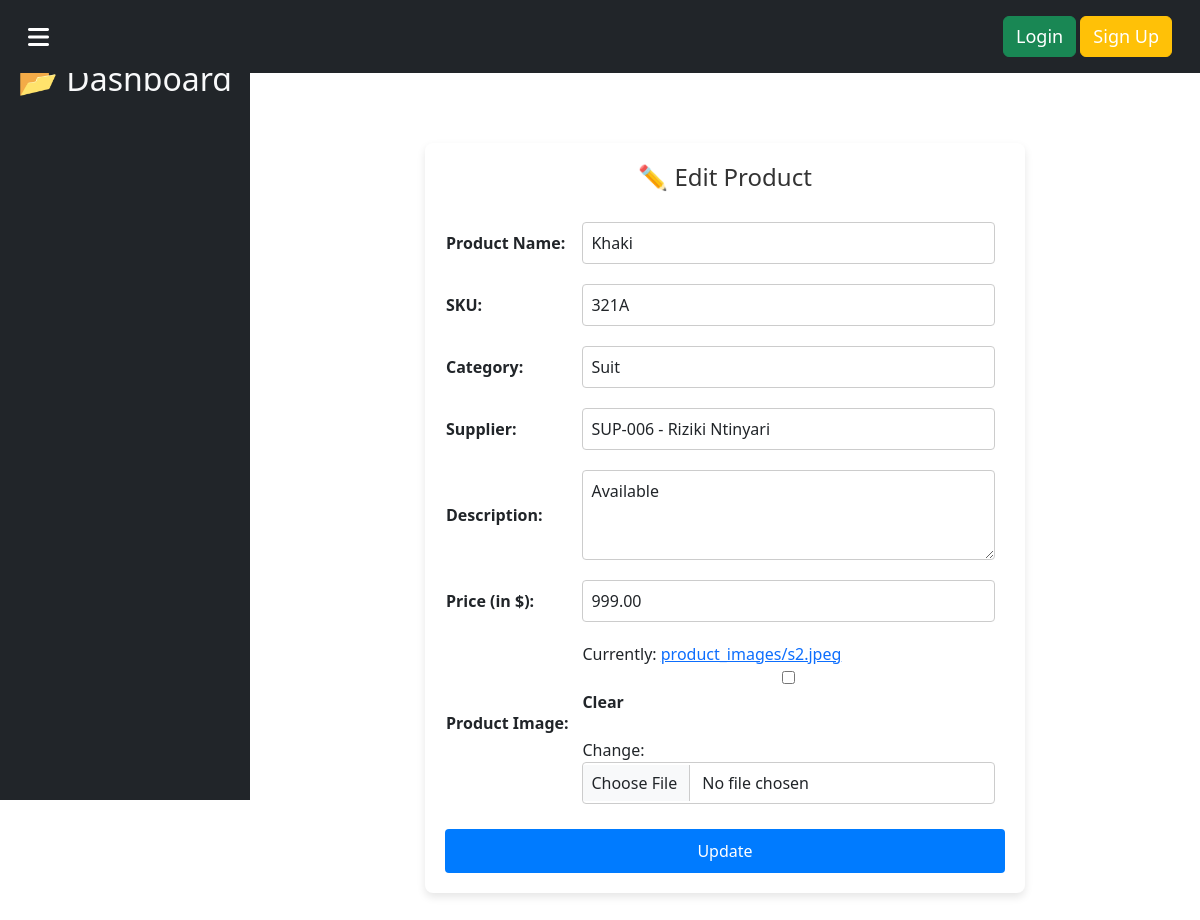
Screenshot of /inventory/products/edit/14/ with the database file from the repository.
### inventory/models.py (models this page shows, shortened)
class Product(models.Model):
    name = models.CharField(max_length=100)
    sku = models.CharField(max_length=50, unique=True)
    category = models.ForeignKey(Category, on_delete=models.PROTECT, related_name="products")
    supplier = models.ForeignKey(Supplier, on_delete=models.SET_NULL, null=True, blank=True, related_name="supplied_products")
    description = models.TextField(null=True, blank=True)
    quantity = models.PositiveIntegerField(default=0)  # ✅ Add quantity field
    price = models.DecimalField(max_digits=10, decimal_places=2)
    image = models.ImageField(upload_to='product_images/', null=True, blank=True)
    created_at = models.DateTimeField(auto_now_add=True)
    updated_at = models.DateTimeField(auto_now=True)

class Category(models.Model):
    name = models.CharField(max_length=100, unique=True)
    description = models.TextField(null=True, blank=True)
    def __str__(self):
        return self.name

class Supplier(models.Model):
    supplier_code = models.CharField(max_length=50, unique=True, blank=True)  # Unique supplier code
    name = models.CharField(max_length=100)
    contact_number = models.CharField(max_length=20, null=True, blank=True)
    email = models.EmailField(null=True, blank=True)
    address = models.TextField(null=True, blank=True)
    is_active = models.BooleanField(default=True)  # Active status
    date_added = models.DateTimeField(auto_now_add=True)  # Track supplier creation date
    products = models.ManyToManyField('Product', related_name='suppliers', blank=True)  # ✅ Link to Products
    def __str__(self):
        return f"{self.supplier_code} - {self.name}"

### inventory/views.py (the view)
# urls.py: path('products/edit/<int:product_id>/', edit_product, name='edit_product'),
def edit_product(request, product_id):
    product = get_object_or_404(Product, id=product_id)
    if request.method == "POST":
        form = ProductForm(request.POST, request.FILES, instance=product)
        if form.is_valid():
            form.save()
            messages.success(request, f"✏️ {product.name} updated successfully!")
            return redirect('inventory:view_products')
        else:
            messages.error(request, "❌ Error updating product. Please check the form.")
    else:
        form = ProductForm(instance=product)
    return render(request, "inventory/edit_product.html", {"form": form, "product": product})

### inventory/forms.py
class ProductForm(forms.ModelForm):
    class Meta:
        model = Product
        fields = ['name', 'sku', 'category', 'supplier', 'description', 'price', 'image']
        widgets = {
            'name': forms.TextInput(attrs={'class': 'form-control', 'placeholder': 'Enter Product Name'}),
            'sku': forms.TextInput(attrs={'class': 'form-control', 'placeholder': 'Enter SKU'}),
            'category': forms.Select(attrs={'class': 'form-control'}),
            'supplier': forms.Select(attrs={'class': 'form-control'}),
            'description': forms.Textarea(attrs={'class': 'form-control', 'rows': 3, 'placeholder': 'Enter Product Description'}),
            'price': forms.NumberInput(attrs={'class': 'form-control', 'placeholder': 'Enter Price'}),
            'image': forms.ClearableFileInput(attrs={'class': 'form-control'}),
        }
        labels = {
            "name": "Product Name",
            "sku": "SKU",
            "category": "Category",
            "supplier": "Supplier",
            "description": "Description",
            "price": "Price (in $)",
            "image": "Product Image",
        }

### inventory/templates/inventory/edit_product.html (shortened to what this page needs)
{% extends 'base.html' %}
{% block content %}
<div class="container">
    <h2 class="form-title">✏️ Edit Product</h2>
    <form method="POST" enctype="multipart/form-data" class="product-form">
        <table>
            {{ form.as_table }}
        </table>
        <button type="submit" class="submit-button">Update</button>
    </form>
</div>
{% endblock %}

### inventory/templates/inventory/edit_product.html (style rules this page uses)
.container { max-width: 600px; margin: 50px auto; padding: 20px; background: #ffffff; box-shadow: 0 4px 8px rgba(0, 0, 0, 0.1); border-radius: 8px; }
.form-title { text-align: center; font-size: 24px; color: #333; margin-bottom: 20px; }
.product-form table { width: 100%; border-collapse: collapse; }
.product-form td { padding: 10px; }
.product-form label { font-weight: bold; display: block; }
.product-form input, .product-form select, .product-form textarea { width: 100%; padding: 8px; border: 1px solid #ccc; border-radius: 4px; }
.submit-button { width: 100%; padding: 10px; background-color: #007bff; color: white; border: none; border-radius: 4px; font-size: 16px; cursor: pointer; margin-top: 15px; }

### rows the page displays
Product: name "Khaki", sku "321A", category "Suit", supplier "SUP-006 - Riziki Ntinyari", description "Available", price "999.00"
